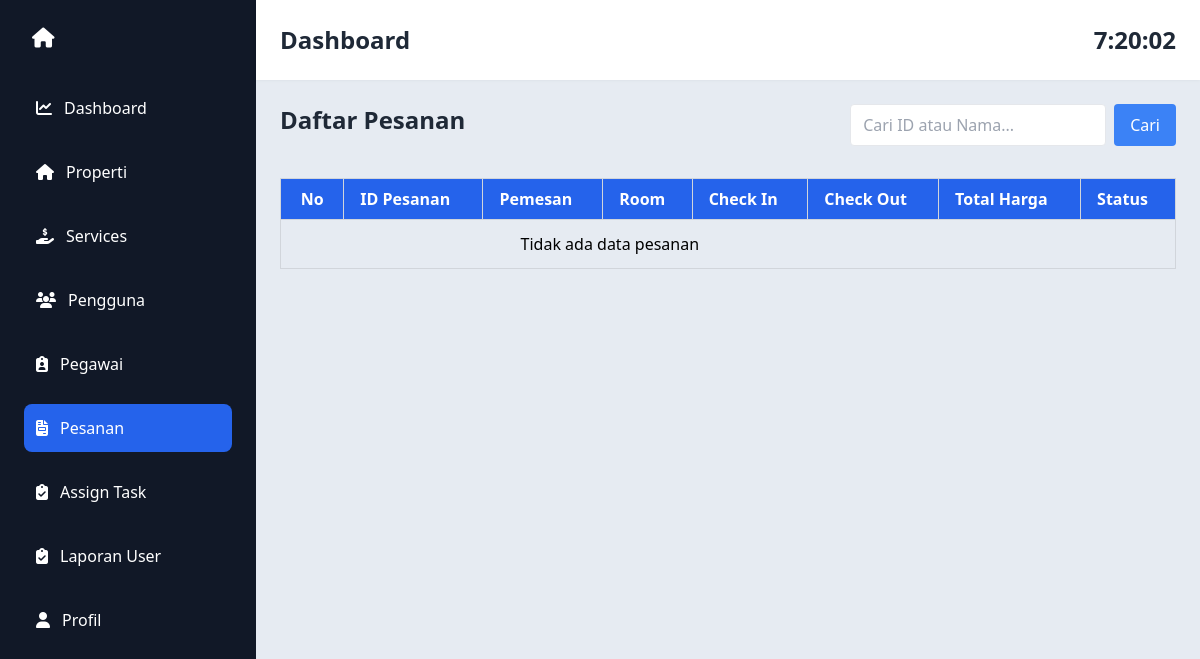
Page /admin/list-pesanan.php on the earlier database version.
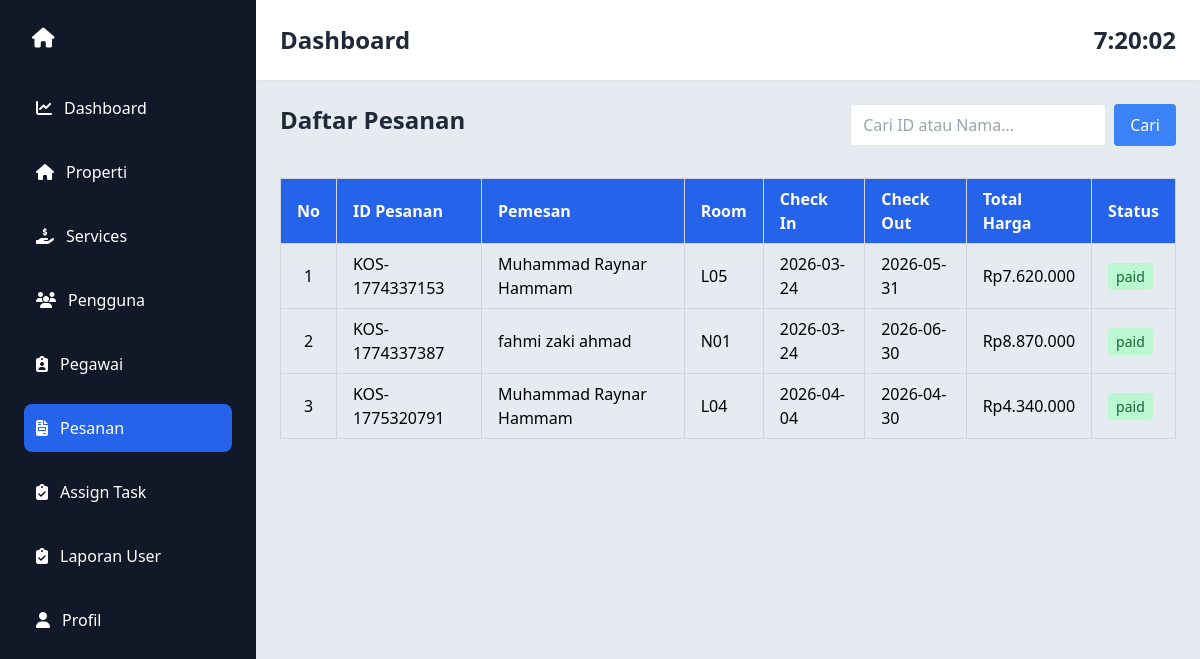
Same page on the later database version.
### tables this page shows
CREATE TABLE `bookings` (
  `id` varchar(50) NOT NULL,
  `user_id` bigint(20) UNSIGNED NOT NULL,
  `room_id` bigint(20) UNSIGNED NOT NULL,
  `check_in` date NOT NULL,
  `check_out` date NOT NULL,
  `total_price` int(11) NOT NULL,
  `status` enum('pending','paid','expired','canceled') NOT NULL,
  `payment_token` varchar(255) DEFAULT NULL,
  `created_at` timestamp NULL DEFAULT NULL,
  `updated_at` timestamp NULL DEFAULT NULL
);

CREATE TABLE `users` (
  `id` bigint(20) UNSIGNED NOT NULL,
  `name` varchar(255) NOT NULL,
  `nickname` varchar(255) NOT NULL,
  `full_name_ktp` varchar(255) DEFAULT NULL,
  `email` varchar(255) NOT NULL,
  `address` text DEFAULT NULL,
  `phone` varchar(255) DEFAULT NULL,
  `email_verified_at` timestamp NULL DEFAULT NULL,
  `password` varchar(255) NOT NULL,
  `ktp_photo` varchar(255) DEFAULT NULL,
  `selfie_photo` varchar(255) DEFAULT NULL,
  `is_verified` enum('pending','verified','rejected') DEFAULT NULL,
  `role` enum('admin','pegawai','penyewa') NOT NULL DEFAULT 'penyewa',
  `gender` enum('Laki-laki','Perempuan') DEFAULT NULL,
  `birth_date` date DEFAULT NULL,
  `remember_token` varchar(100) DEFAULT NULL,
  `created_at` timestamp NULL DEFAULT NULL,
  `updated_at` timestamp NULL DEFAULT NULL
);

CREATE TABLE `rooms` (
  `id` bigint(20) UNSIGNED NOT NULL,
  `room_type_id` bigint(20) UNSIGNED NOT NULL,
  `room_number` varchar(255) NOT NULL,
  `gender_type` enum('Putra','Putri') NOT NULL,
  `price` int(11) NOT NULL,
  `rating` decimal(2,1) NOT NULL DEFAULT 0.0,
  `facilities` text NOT NULL,
  `area_size` varchar(255) NOT NULL,
  `is_electric_included` tinyint(1) NOT NULL DEFAULT 0,
  `is_water_included` tinyint(1) NOT NULL DEFAULT 1,
  `room_rules` text NOT NULL,
  `status` enum('available','occupied','maintenance') NOT NULL DEFAULT 'available',
  `created_at` timestamp NULL DEFAULT NULL,
  `updated_at` timestamp NULL DEFAULT NULL
);

### admin/list-pesanan.php (the view, shortened to what this page needs)
<?php
include '../config/database.php';
$sql = "SELECT
            bookings.*,
            users.full_name_ktp AS user_name,
            rooms.room_number
        FROM bookings
        JOIN users ON bookings.user_id = users.id
        JOIN rooms ON bookings.room_id = rooms.id";
$stmt = $conn->prepare($sql);
$stmt->execute();
$result = $stmt->get_result();
?>
<div class="">
    <div class="header-content flex justify-between mb-4 align-middle">
        <h1 class="text-2xl font-bold text-gray-800">Daftar Pesanan</h1>
        <form method="GET" class="mb-4 flex gap-2">
            <input
                type="text"
                name="search"
                placeholder="Cari ID atau Nama..."
                value="<?= isset($_GET['search']) ? htmlspecialchars($_GET['search']) : '' ?>"
                class="border px-3 py-2 rounded w-64">
            <button type="submit" class="bg-blue-500 text-white px-4 py-2 rounded">
                Cari
            </button>
        </form>
    </div>
    <table class="w-full border-collapse border border-gray-300">
        <thead class="bg-blue-600 text-white">
            <tr>
                <th class="border border-gray-300 px-4 py-2 text-center">No</th>
                <th class="border border-gray-300 px-4 py-2 text-left">ID Pesanan</th>
                <th class="border border-gray-300 px-4 py-2 text-left">Pemesan</th>
                <th class="border border-gray-300 px-4 py-2 text-left">Room</th>
                <th class="border border-gray-300 px-4 py-2 text-left">Check In</th>
                <th class="border border-gray-300 px-4 py-2 text-left">Check Out</th>
                <th class="border border-gray-300 px-4 py-2 text-left">Total Harga</th>
                <th class="border border-gray-300 px-4 py-2 text-left">Status</th>
            </tr>
        </thead>
        <tbody>
            <?php
            if ($result->num_rows > 0) {
                $no = 1;
                while ($row = $result->fetch_assoc()) {
                    echo "<tr class='hover:bg-gray-100 border-b border-gray-300'>";
                    echo "<td class='border border-gray-300 px-4 py-2 text-center'>" . $no++ . "</td>";
                    echo "<td class='border border-gray-300 px-4 py-2'>" . htmlspecialchars($row['id']) . "</td>";
                    echo "<td class='border border-gray-300 px-4 py-2'>" . htmlspecialchars($row['user_name']) . "</td>";
                    echo "<td class='border border-gray-300 px-4 py-2'>" . htmlspecialchars($row['room_number']) . "</td>";
                    echo "<td class='border border-gray-300 px-4 py-2'>" . htmlspecialchars($row['check_in']) . "</td>";
                    echo "<td class='border border-gray-300 px-4 py-2'>" . htmlspecialchars($row['check_out']) . "</td>";
                    echo "<td class='border border-gray-300 px-4 py-2'>Rp" . number_format($row['total_price'], 0, ',', '.') . "</td>";
                    echo "<td class='border border-gray-300 px-4 py-2'><span class='px-2 py-1 rounded text-sm " . ($row['status'] === 'paid' ? 'bg-green-200 text-green-800' : ($row['status'] === 'pending' ? 'bg-yellow-200 text-yellow-800' : 'bg-red-200 text-red-800')) . "'>" . htmlspecialchars($row['status']) . "</span></td>";
                    echo "</tr>";
                }
            } else {
                echo "<tr><td colspan='6' class='py-3' style='text-align:center;'>Tidak ada data pesanan</td></tr>";
            }
            ?>
</div>
<?php
include 'layouts/app.php';
?>

Differences in the rows shown:
added bookings: id "KOS-1774337153", user.full_name_ktp "Muhammad Raynar Hammam", room.room_number "L05", check_in "2026-03-24", check_out "2026-05-31", total_price "7.620.000", status "paid"
added bookings: id "KOS-1774337387", user.full_name_ktp "fahmi zaki ahmad", room.room_number "N01", check_in "2026-03-24", check_out "2026-06-30", total_price "8.870.000", status "paid"
added bookings: id "KOS-1775320791", user.full_name_ktp "Muhammad Raynar Hammam", room.room_number "L04", check_in "2026-04-04", check_out "2026-04-30", total_price "4.340.000", status "paid"
Other differences:
text no longer shown: "Tidak ada data pesanan"
